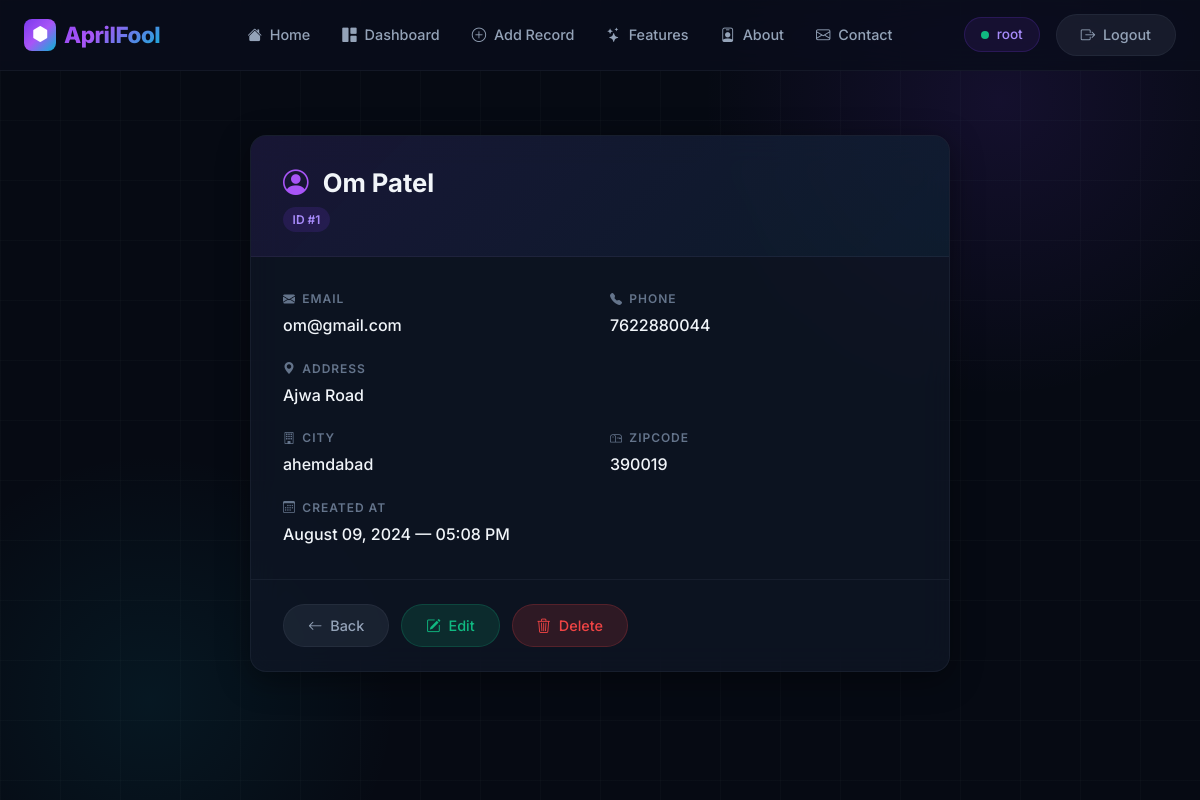
The page /record/1 (signed in) on the database its author committed.
### website/models.py (models this page shows, shortened)
class Record(models.Model):
    created_at = models.DateTimeField(auto_now_add=True)
    first_name = models.CharField(max_length=100)
    last_name =models.CharField(max_length=100)
    email = models.CharField(max_length=100)
    phone_number = models.CharField(max_length=10)
    address =models.CharField(max_length=100)
    city =models.CharField(max_length=50)
    zipcode =models.CharField(max_length=6)

### website/views.py (the view)
# urls.py: path('record/<int:pk>', views.customer_record, name='record'),
def customer_record(request, pk):
    if request.user.is_authenticated:
        try:
            customer_record = Record.objects.get(id=pk)
            return render(request, 'record.html', {'customer_record': customer_record})
        except Record.DoesNotExist:
            messages.error(request, 'Record not found.')
            return redirect('home')
    else:
        messages.error(request, 'You must be logged in to view records.')
        return redirect('home')

### website/templates/record.html
{% extends 'base.html' %}
{% block content %}
<div class="nexus-record-detail">
    <div class="nexus-card">
        <div class="detail-header">
            <h1>
                <i class="bi bi-person-circle me-2" style="color: var(--accent-mid);"></i>
                {{ customer_record.first_name }} {{ customer_record.last_name }}
            </h1>
            <span class="detail-id">ID #{{ customer_record.id }}</span>
        </div>
        <div class="nexus-detail-grid">
            <div class="nexus-detail-item">
                <span class="item-label">
                    <i class="bi bi-envelope-fill"></i> Email
                </span>
                <span class="item-value">{{ customer_record.email }}</span>
            </div>
            <div class="nexus-detail-item">
                <span class="item-label">
                    <i class="bi bi-telephone-fill"></i> Phone
                </span>
                <span class="item-value">{{ customer_record.phone_number }}</span>
            </div>
            <div class="nexus-detail-item full-width">
                <span class="item-label">
                    <i class="bi bi-geo-alt-fill"></i> Address
                </span>
                <span class="item-value">{{ customer_record.address }}</span>
            </div>
            <div class="nexus-detail-item">
                <span class="item-label">
                    <i class="bi bi-building"></i> City
                </span>
                <span class="item-value">{{ customer_record.city }}</span>
            </div>
            <div class="nexus-detail-item">
                <span class="item-label">
                    <i class="bi bi-mailbox"></i> Zipcode
                </span>
                <span class="item-value">{{ customer_record.zipcode }}</span>
            </div>
            <div class="nexus-detail-item full-width">
                <span class="item-label">
                    <i class="bi bi-calendar3"></i> Created At
                </span>
                <span class="item-value">{{ customer_record.created_at|date:"F d, Y — h:i A" }}</span>
            </div>
        </div>
        <div class="nexus-detail-actions">
            <a href="{% url 'home' %}" class="btn btn-nexus-secondary">
                <i class="bi bi-arrow-left me-1"></i> Back
            </a>
            <a href="{% url 'update_record' customer_record.id %}" class="btn btn-nexus-success">
                <i class="bi bi-pencil-square me-1"></i> Edit
            </a>
            <a href="{% url 'delete_record' customer_record.id %}" class="btn btn-nexus-danger" onclick="return confirm('Are you sure you want to delete this record?')">
                <i class="bi bi-trash3 me-1"></i> Delete
            </a>
        </div>
    </div>
</div>
{% endblock %}

### website/templates/navbar.html (shortened to what this page needs)
<nav class="navbar navbar-expand-lg nexus-navbar sticky-top">
    <div class="container-fluid px-4">
        <a class="navbar-brand" href="{% url 'home' %}">
            <span class="brand-icon"><i class="bi bi-hexagon-fill"></i></span>
            AprilFool
        </a>
        <div class="collapse navbar-collapse" id="navbarNav">
            <ul class="navbar-nav mx-auto">
                <li class="nav-item">
                    <a class="nav-link" href="{% url 'home' %}">
                        <i class="bi bi-house-fill me-1"></i> Home
                    </a>
                </li>
                {% if user.is_authenticated %}
                <li class="nav-item">
                    <a class="nav-link" href="{% url 'home' %}">
                        <i class="bi bi-grid-1x2-fill me-1"></i> Dashboard
                    </a>
                </li>
                <li class="nav-item">
                    <a class="nav-link" href="{% url 'add_record' %}">
                        <i class="bi bi-plus-circle me-1"></i> Add Record
                    </a>
                </li>
                {% endif %}
                <li class="nav-item">
                    <a class="nav-link" href="{% url 'features' %}">
                        <i class="bi bi-stars me-1"></i> Features
                    </a>
                </li>
                <li class="nav-item">
                    <a class="nav-link" href="{% url 'about' %}">
                        <i class="bi bi-person-badge me-1"></i> About
                    </a>
                </li>
                <li class="nav-item">
                    <a class="nav-link" href="{% url 'contact' %}">
                        <i class="bi bi-envelope me-1"></i> Contact
                    </a>
                </li>
            </ul>
            <div class="d-flex align-items-center gap-3">
                {% if user.is_authenticated %}
                    <span class="nexus-user-badge">
                        <span class="user-dot"></span>
                        {{ user.username }}
                    </span>
                    <a class="btn btn-nexus-secondary btn-sm" href="{% url 'logout' %}">
                        <i class="bi bi-box-arrow-right me-1"></i> Logout
                    </a>
                {% else %}
                    <a class="btn btn-nexus-secondary btn-sm" href="{% url 'register' %}">Register</a>
                    <a class="btn btn-nexus-primary btn-sm" href="{% url 'home' %}">
                        <i class="bi bi-box-arrow-in-right me-1"></i> Login
                    </a>
                {% endif %}
            </div>
        </div>
    </div>
</nav>

### rows shown on the page
Record: first_name "Om", last_name "Patel", id "1", email "om@gmail.com", phone_number "7622880044", address "Ajwa Road", city "ahemdabad", zipcode "390019", created_at "August 09, 2024 — 05:08 PM"

### other values the page prints
{{ user.username }} "root"
